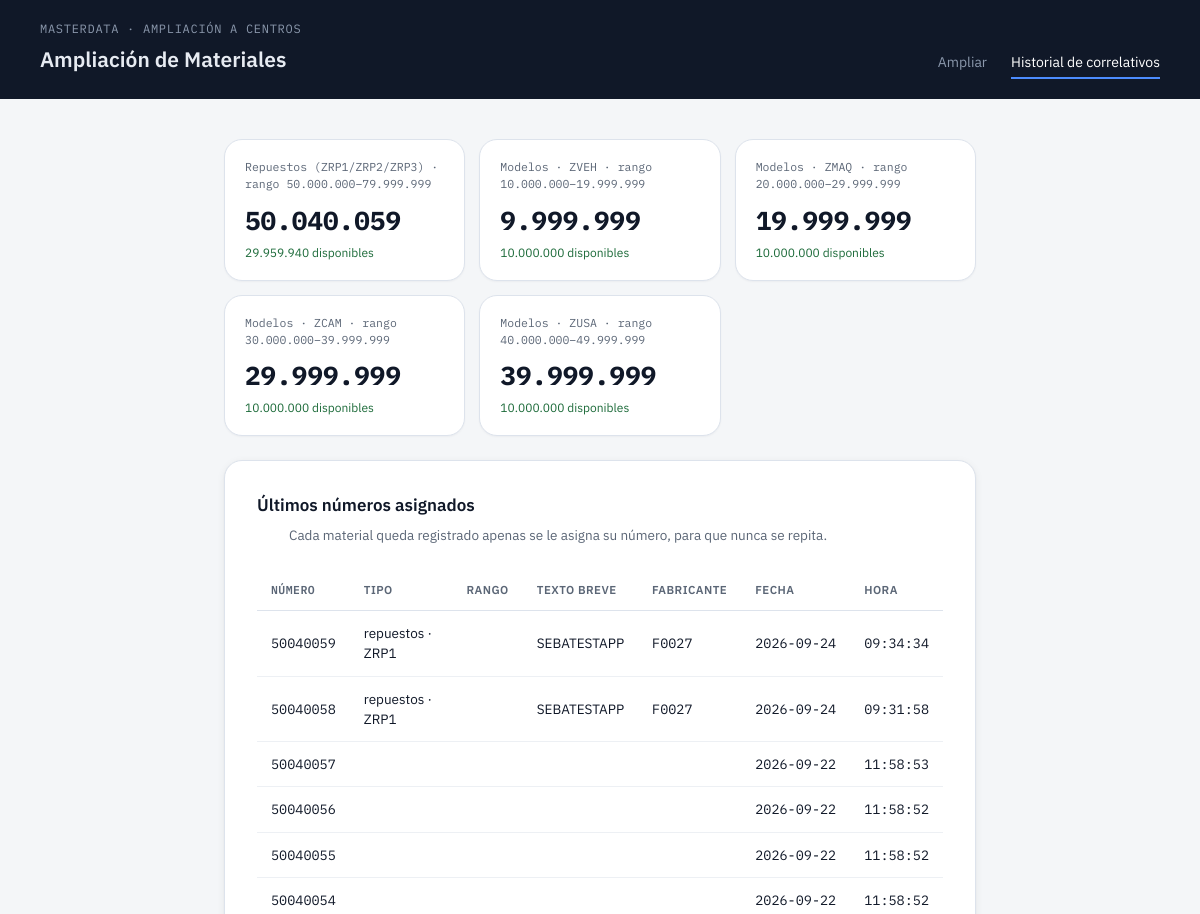
Page /historial (upper part) on the earlier database version.
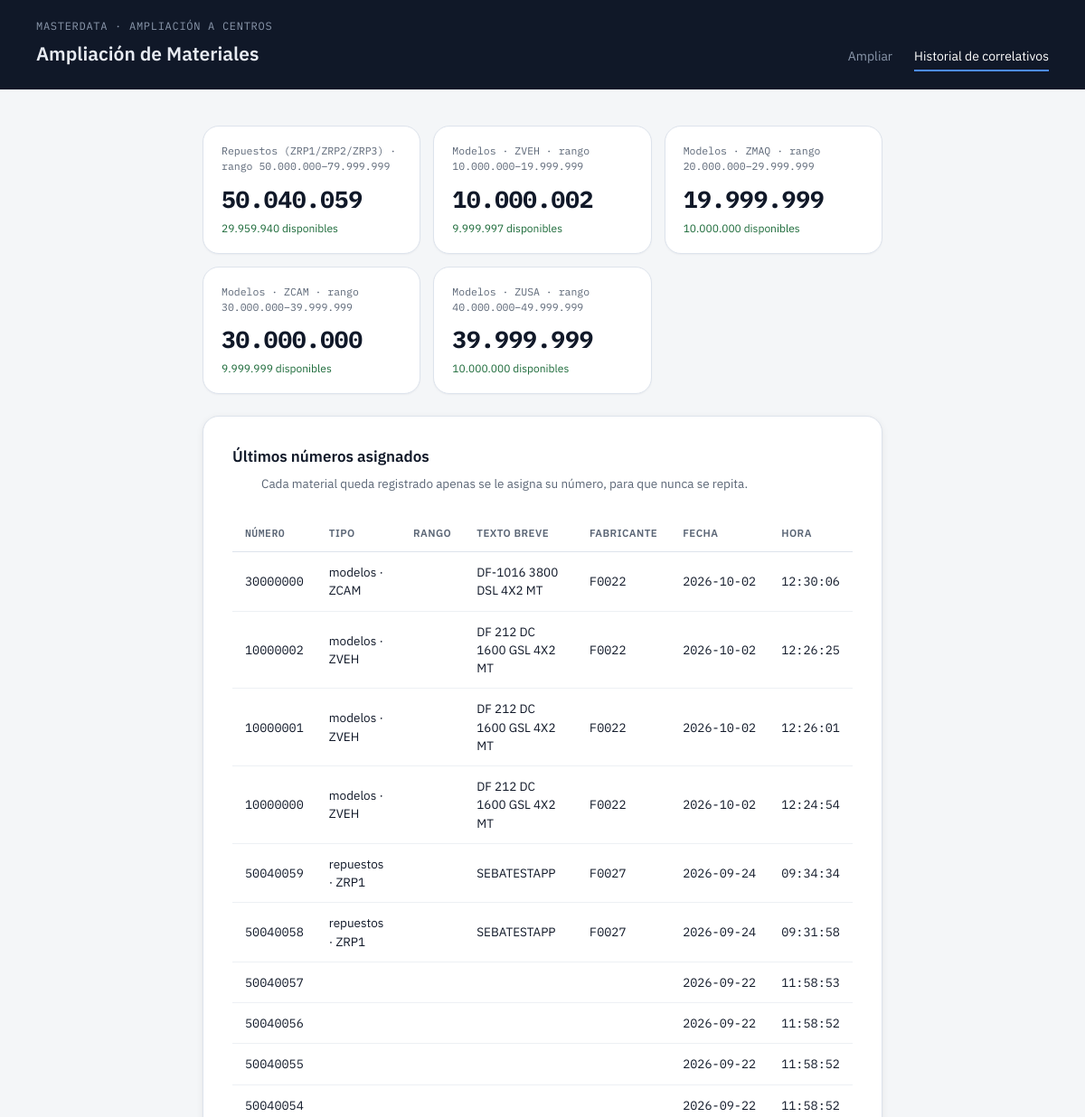
Same page on the later database version.
### tables this page shows
CREATE TABLE contadores (
            nombre TEXT PRIMARY KEY,
            ultimo_valor INTEGER NOT NULL,
            range_min INTEGER NOT NULL,
            range_max INTEGER NOT NULL
        );

CREATE TABLE historial_asignaciones (
            id INTEGER PRIMARY KEY AUTOINCREMENT,
            nombre_contador TEXT NOT NULL,
            numero_asignado INTEGER NOT NULL,
            tipo TEXT NOT NULL,
            texto_breve TEXT,
            fabricante_codigo TEXT,
            fecha TEXT NOT NULL
        );

### app.py (the view)
@app.route("/historial")
def historial():
    rangos = [
        ("Repuestos (ZRP1/ZRP2/ZRP3)", "repuestos_material"),
        ("Modelos · ZVEH", "zveh_material"),
        ("Modelos · ZMAQ", "zmaq_material"),
        ("Modelos · ZCAM", "zcam_material"),
        ("Modelos · ZUSA", "zusa_material"),
    ]
    estados = []
    for etiqueta, nombre in rangos:
        r = correlativo.obtener_rango(nombre)
        estados.append((etiqueta, correlativo.estado_contador(nombre, r["min"], r["max"])))
    registros = correlativo.historial(limit=200)
    return render_template("historial.html", estados=estados, registros=registros)

### correlativo.py (called while the page is built, shortened)
def _get_conn():
    DB_PATH.parent.mkdir(parents=True, exist_ok=True)
    conn = sqlite3.connect(DB_PATH)
    conn.execute("""
        CREATE TABLE IF NOT EXISTS contadores (
            nombre TEXT PRIMARY KEY,
            ultimo_valor INTEGER NOT NULL,
            range_min INTEGER NOT NULL,
            range_max INTEGER NOT NULL
        )
    """)
    conn.execute("""
        CREATE TABLE IF NOT EXISTS historial_asignaciones (
            id INTEGER PRIMARY KEY AUTOINCREMENT,
            nombre_contador TEXT NOT NULL,
            numero_asignado INTEGER NOT NULL,
            tipo TEXT NOT NULL,
            texto_breve TEXT,
            fabricante_codigo TEXT,
            fecha TEXT NOT NULL
        )
    """)
    conn.commit()
    return conn

def obtener_rango(nombre_rango: str) -> dict:
    if nombre_rango in DEFAULT_RANGOS:
        return DEFAULT_RANGOS[nombre_rango]

def estado_contador(nombre_contador: str, range_min: int, range_max: int) -> dict:
    conn = _get_conn()
    try:
        cur = conn.execute(
            "SELECT ultimo_valor FROM contadores WHERE nombre = ?", (nombre_contador,)
        )
        row = cur.fetchone()
        ultimo = row[0] if row else range_min - 1
        return {
            "nombre": nombre_contador,
            "ultimo_valor": ultimo,
            "range_min": range_min,
            "range_max": range_max,
            "disponibles": range_max - ultimo,
        }
    finally:
        conn.close()

def historial(limit: int = 100) -> list:
    conn = _get_conn()
    try:
        cur = conn.execute(
            """SELECT numero_asignado, tipo, texto_breve, fabricante_codigo, fecha, nombre_contador
               FROM historial_asignaciones
               WHERE nombre_contador != 'material_global'
               ORDER BY id DESC LIMIT ?""",
            (limit,),
        )
        cols = ["numero_asignado", "tipo", "texto_breve", "fabricante_codigo", "fecha"]
        registros = [dict(zip(cols, r)) for r in cur.fetchall()]
        for reg in registros:
            fecha, _, hora = reg["fecha"].partition("T")
            reg["fecha_fmt"] = fecha
            reg["hora_fmt"] = hora
        return registros
    finally:
        conn.close()

### templates/historial.html
{% extends "base.html" %}
{% block content %}
<div class="stat-row">
  {% for tipo_id, estado in estados %}
    <div class="stat">
      <div class="stat-label">{{ tipo_id }} · rango {{ "{:,}".format(estado.range_min).replace(",", ".") }}–{{ "{:,}".format(estado.range_max).replace(",", ".") }}</div>
      <div class="stat-value">{{ "{:,}".format(estado.ultimo_valor).replace(",", ".") }}</div>
      <div class="stat-sub">{{ "{:,}".format(estado.disponibles).replace(",", ".") }} disponibles</div>
    </div>
  {% endfor %}
</div>
<div class="panel">
  <h2>Últimos números asignados</h2>
  <p class="lede">Cada material queda registrado apenas se le asigna su número, para que nunca se repita.</p>
  <table>
    <thead>
      <tr>
        <th class="num">Número</th>
        <th>Tipo</th>
        <th>Rango</th>
        <th>Texto breve</th>
        <th>Fabricante</th>
        <th>Fecha</th>
        <th>Hora</th>
      </tr>
    </thead>
    <tbody>
      {% for r in registros %}
      <tr>
        <td class="num">{{ r.numero_asignado }}</td>
        <td>{{ r.tipo }}</td>
        <td>{{ r.rango }}</td>
        <td>{{ r.texto_breve }}</td>
        <td class="num">{{ r.fabricante_codigo }}</td>
        <td class="num">{{ r.fecha_fmt }}</td>
        <td class="num">{{ r.hora_fmt }}</td>
      </tr>
      {% else %}
      <tr><td colspan="6">Todavía no se ha generado ninguna ampliación.</td></tr>
      {% endfor %}
    </tbody>
  </table>
</div>
{% endblock %}

### templates/base.html (shortened to what this page needs)
<!DOCTYPE html>
<html lang="es">
<head>
  <link rel="stylesheet" href="{{ url_for('static', filename='style.css') }}">
</head>
<body>
  <header class="top">
    <div class="brand">MASTERDATA · AMPLIACIÓN A CENTROS</div>
    <div class="top-row">
      <h1><a href="{{ url_for('index') }}" class="brand-home">Ampliación de Materiales</a></h1>
      <nav>
        <a href="{{ url_for('index') }}" class="{{ 'active' if request.endpoint == 'index' else '' }}">Ampliar</a>
        <a href="{{ url_for('historial') }}" class="{{ 'active' if request.endpoint == 'historial' else '' }}">Historial de correlativos</a>
      </nav>
    </div>
  </header>
  <main>
    {% block content %}{% endblock %}
  </main>
</body>
</html>

### static/style.css (style rules this page uses)
:root { --bg: #F4F6F8; --panel: #FFFFFF; --header-bg: #101828; --header-ink: #E7EBF2; --header-ink-dim: #8B98AC; --ink: #101828; --ink-dim: #5B6676; --line: #DDE3EC; --accent: #1E4FD6; --accent-hover: #163AA3; --accent-bg: #F5F8FF; --accent-bg-strong: #EAF1FF; --ok-bg: #EAF7EE; --ok-ink: #1D6B3A; --warn-bg: #FFF6E5; --warn-ink: #92600B; --err-bg: #FDEDEC; --err-ink: #B42318; --mono: "IBM Plex Mono", ui-monospace, "SFMono-Regular", Menlo, Consolas, monospace; --sans: "IBM Plex Sans", -apple-system, "Segoe UI", Helvetica, Arial, sans-serif; --radius-sm: 8px; --radius: 14px; --radius-lg: 18px; --shadow-sm: 0 1px 2px rgba(16, 24, 40, 0.04); --shadow: 0 2px 8px rgba(16, 24, 40, 0.06), 0 1px 2px rgba(16, 24, 40, 0.05); --shadow-lg: 0 12px 28px rgba(16, 24, 40, 0.10), 0 2px 6px rgba(16, 24, 40, 0.06); }
* { box-sizing: border-box; }
body { margin: 0; background: var(--bg); color: var(--ink); font-family: var(--sans); line-height: 1.5; }
header.top { background: var(--header-bg); color: var(--header-ink); padding: 20px 40px; }
header.top .brand { font-family: var(--mono); font-size: 12px; letter-spacing: 0.06em; text-transform: uppercase; color: var(--header-ink-dim); margin-bottom: 6px; }
header.top .top-row { display: flex; align-items: baseline; justify-content: space-between; flex-wrap: wrap; gap: 10px; }
header.top h1 { margin: 0; font-size: 21px; font-weight: 600; }
header.top h1 .brand-home { color: inherit; text-decoration: none; }
header.top nav { display: flex; gap: 24px; font-size: 14px; }
header.top nav a { color: var(--header-ink-dim); text-decoration: none; padding-bottom: 4px; border-bottom: 2px solid transparent; }
header.top nav a.active { color: #FFFFFF; border-bottom-color: #4C8CFF; }
main { max-width: 800px; margin: 0 auto; padding: 40px 24px 80px; }
.panel { background: var(--panel); border: 1px solid var(--line); border-radius: var(--radius-lg); padding: 32px; box-shadow: var(--shadow); }
h2 { font-size: 17px; font-weight: 600; margin: 0 0 6px; }
p.lede { color: var(--ink-dim); margin: 6px 0 24px 32px; font-size: 13.5px; max-width: 560px; }
table { width: 100%; border-collapse: collapse; font-size: 13.5px; margin-top: 6px; }
th, td { text-align: left; padding: 12px 14px; border-bottom: 1px solid #EDF0F4; }
th { font-size: 11.5px; letter-spacing: 0.04em; text-transform: uppercase; color: var(--ink-dim); font-weight: 600; border-bottom: 1px solid var(--line); }
td.num, th.num { font-family: var(--mono); white-space: nowrap; }
.stat-row { display: grid; grid-template-columns: repeat(auto-fit, minmax(180px, 1fr)); gap: 14px; margin-bottom: 24px; }
.stat { background: var(--panel); border: 1px solid var(--line); border-radius: var(--radius-lg); padding: 18px 20px; box-shadow: var(--shadow-sm); }
.stat-label { font-family: var(--mono); font-size: 11.5px; color: var(--ink-dim); }
.stat-value { font-family: var(--mono); font-size: 26px; font-weight: 700; margin: 8px 0 4px; color: var(--ink); }
.stat-sub { font-size: 12px; color: var(--ok-ink); }

Differences in the rows shown:
added contadores: ultimo_valor "10.000.002"
added contadores: ultimo_valor "30.000.000"
added historial_asignaciones: numero_asignado "30000000", tipo "modelos · ZCAM", texto_breve "DF-1016 3800 DSL 4X2 MT", fabricante_codigo "F0022", fecha_fmt "2026-10-02", hora_fmt "12:30:06"
added historial_asignaciones: numero_asignado "10000002", tipo "modelos · ZVEH", texto_breve "DF 212 DC 1600 GSL 4X2 MT", fabricante_codigo "F0022", fecha_fmt "2026-10-02", hora_fmt "12:26:25"
added historial_asignaciones: numero_asignado "10000001", tipo "modelos · ZVEH", texto_breve "DF 212 DC 1600 GSL 4X2 MT", fabricante_codigo "F0022", fecha_fmt "2026-10-02", hora_fmt "12:26:01"
added historial_asignaciones: numero_asignado "10000000", tipo "modelos · ZVEH", texto_breve "DF 212 DC 1600 GSL 4X2 MT", fabricante_codigo "F0022", fecha_fmt "2026-10-02", hora_fmt "12:24:54"
Other differences:
new list line: "Modelos · ZVEH · rango 10.000.000 – 19.999.999 9.999.997 disponibles"
new list line: "Modelos · ZCAM · rango 30.000.000 – 39.999.999 9.999.999 disponibles"
list line gone: "Modelos · ZVEH · rango 10.000.000 – 19.999.999 9.999.999 10.000.000 disponibles"
list line gone: "Modelos · ZCAM · rango 30.000.000 – 39.999.999 29.999.999 10.000.000 disponibles"
